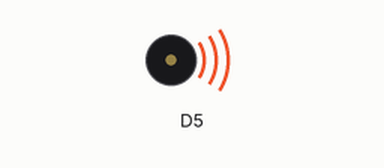
Simulated run of this sketch. Board: ESP8266 (NodeMCU). Parts: buzzer (waves = sounding).

Above: at 0.2 s.
Timing chart, 0 to 3.0 s (numbered marks = the images above):
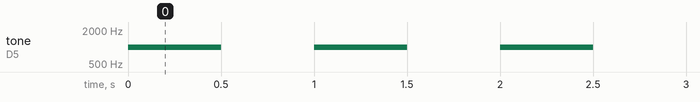

Measured:
- by itself, tone on D5: alternates 1000 Hz for 0.50 s and silent for 0.50 s

The sketch:

tone.cpp.ino
```cpp
void setup()
{
pinMode(D5,OUTPUT);
}
void loop()
{
tone(D5,1000);
delay(500);
noTone(D5);
delay(500);
}
```
